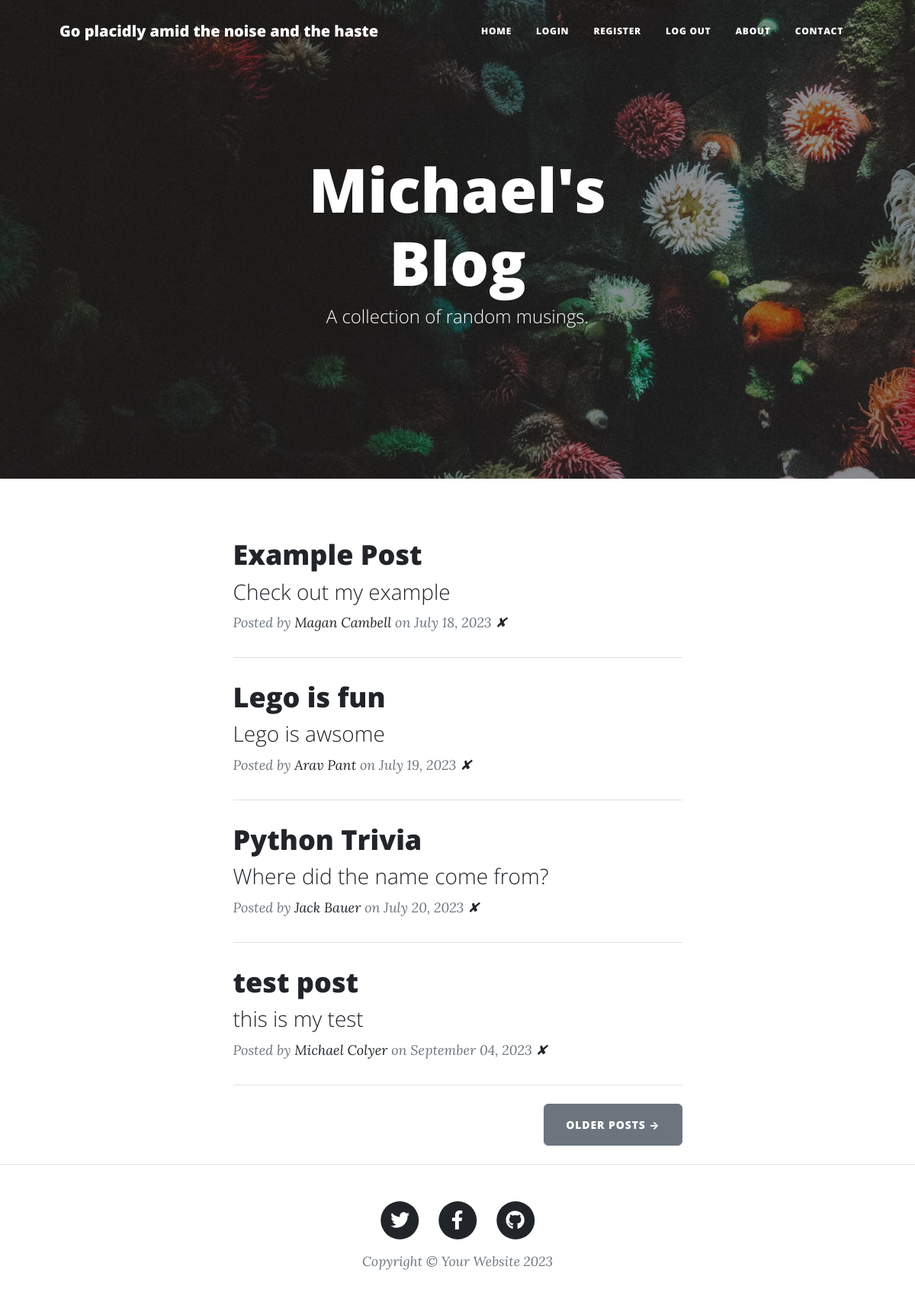
Before: / with the older database file.
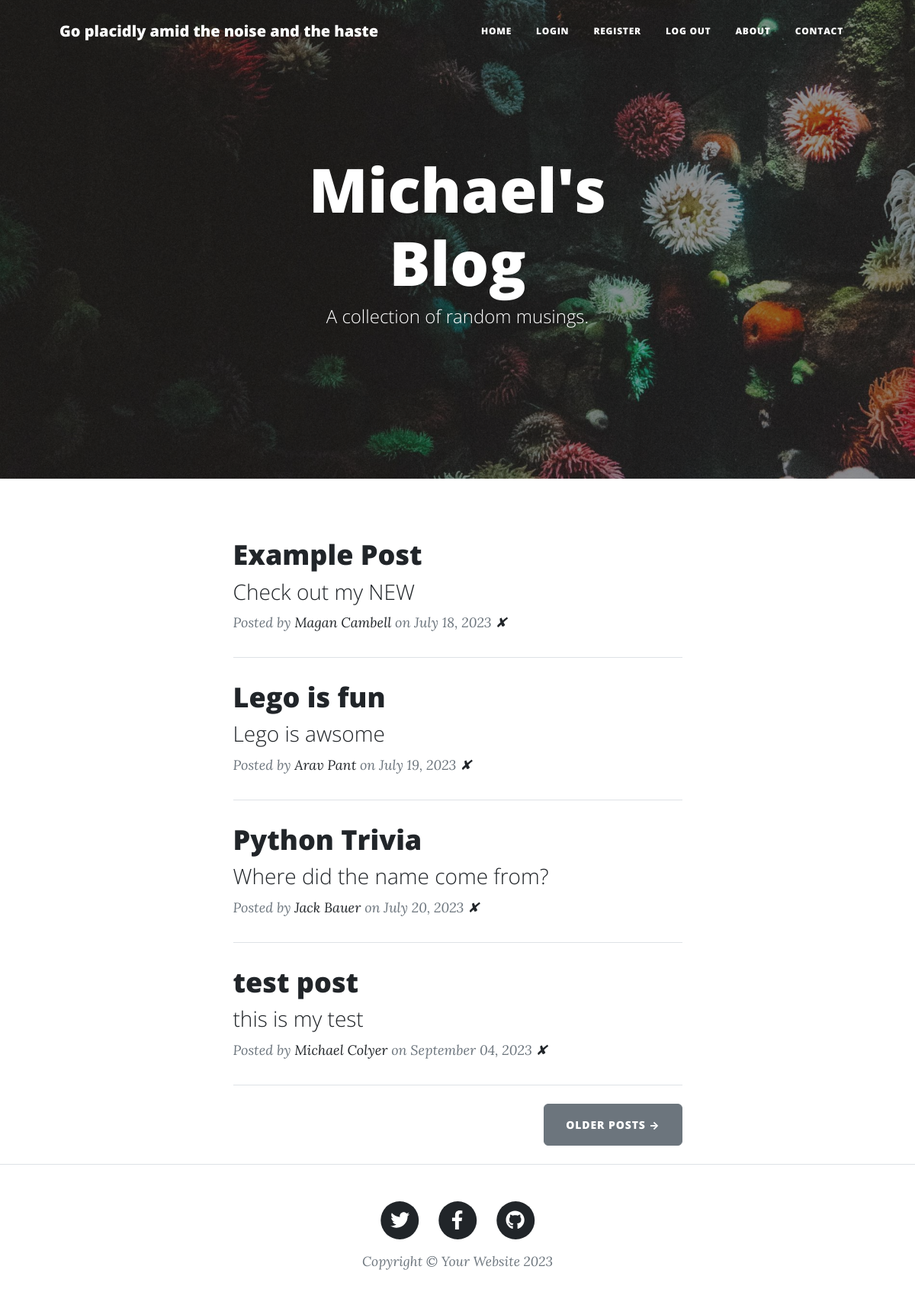
After: the same page with the newer database file.
### main.py (models this page shows)
class BlogPost(db.Model):
    __tablename__ = "blog_posts"
    id = db.Column(db.Integer, primary_key=True)
    title = db.Column(db.String(250), unique=True, nullable=False)
    date = db.Column(db.String(250), nullable=False)
    body = db.Column(db.Text, nullable=False)
    author = db.Column(db.String(250), nullable=False)
    img_url = db.Column(db.String(250), nullable=False)
    subtitle = db.Column(db.String(250), nullable=False)
    user_id = db.Column(db.Integer, db.ForeignKey("user.id"))
    post_author = db.relationship("User", back_populates="user_posts")
    post_comments = db.relationship("Comment", back_populates="blog_comments")

### main.py (the view)
@app.route('/')
def home():
    posts = BlogPost.query.all()
    return render_template('index.html', posts=posts)

### templates/index.html (shortened to what this page needs)
{% include "header.html" %}
<header
  class="masthead"
  style="background-image: url('../static/assets/img/home-bg.jpg')"
>
  <div class="container position-relative px-4 px-lg-5">
    <div class="row gx-4 gx-lg-5 justify-content-center">
      <div class="col-md-10 col-lg-8 col-xl-7">
        <div class="site-heading">
          <h1>Michael's Blog</h1>
          <span class="subheading">A collection of random musings.</span>
        </div>
      </div>
    </div>
  </div>
</header>
<div class="container px-4 px-lg-5">
  <div class="row gx-4 gx-lg-5 justify-content-center">
    <div class="col-md-10 col-lg-8 col-xl-7">
      {% for post in posts %}
      <div class="post-preview">
        <a href="{{ url_for('show_post', post_id=post.id) }}">
          <h2 class="post-title">{{ post.title }}</h2>
          <h3 class="post-subtitle">{{ post.subtitle }}</h3>
        </a>
        <p class="post-meta">
          Posted by
          <a href="#">{{post.author}}</a>
          on {{post.date}}
          <a href="{{url_for('delete_post', post_id=post.id) }}">✘</a>
        </p>
      </div>
      <hr class="my-4" />
      {% endfor %}
      <div class="d-flex justify-content-end mb-4">
        <a class="btn btn-secondary text-uppercase" href="#!">Older Posts →</a>
      </div>
    </div>
  </div>
</div>
{% include "footer.html" %}

### templates/header.html (shortened to what this page needs)
<!DOCTYPE html>
<html lang="en">
  <head>
    {% block styles %}
    {{ bootstrap.load_css() }}
    <link
      href="{{ url_for('static', filename='css/styles.css') }}"
      rel="stylesheet"
    />
    {% endblock %}
  </head>
  <body>
    <nav class="navbar navbar-expand-lg navbar-light" id="mainNav">
      <div class="container px-4 px-lg-5">
        <a class="navbar-brand" href="/">Go placidly amid the noise and the haste</a>
        <div class="collapse navbar-collapse" id="navbarResponsive">
          <ul class="navbar-nav ms-auto py-4 py-lg-0">
            <li class="nav-item">
              <a
                class="nav-link px-lg-3 py-3 py-lg-4"
                href="{{ url_for('get_all_posts') }}"
                >Home</a
              >
            </li>
            {% if not current_user.is_authenticated %}
              <li class="nav-item">
                <a
                  class="nav-link px-lg-3 py-3 py-lg-4"
                  href="{{ url_for('login') }}"
                  >Login</a
                >
              </li>
            {% endif %}
            <li class="nav-item">
              <a
                class="nav-link px-lg-3 py-3 py-lg-4"
                href="{{ url_for('register') }}"
                >Register</a
              >
            </li>
            <li class="nav-item">
              <a
                class="nav-link px-lg-3 py-3 py-lg-4"
                href="{{ url_for('logout') }}"
                >Log Out</a
              >
            </li>
            <li class="nav-item">
              <a
                class="nav-link px-lg-3 py-3 py-lg-4"
                href="{{ url_for('about') }}"
                >About</a
              >
            </li>
            <li class="nav-item">
              <a
                class="nav-link px-lg-3 py-3 py-lg-4"
                href="{{ url_for('contact') }}"
                >Contact</a
              >
            </li>
          </ul>
        </div>
      </div>
    </nav>
  </body>
</html>

### templates/footer.html (shortened to what this page needs)
        <footer class="border-top">
          <div class="container px-4 px-lg-5">
              <div class="row gx-4 gx-lg-5 justify-content-center">
                  <div class="col-md-10 col-lg-8 col-xl-7">
                      <ul class="list-inline text-center">
                          <li class="list-inline-item">
                              <a href="#!">
                                  <span class="fa-stack fa-lg">
                                      <i class="fas fa-circle fa-stack-2x"></i>
                                      <i class="fab fa-twitter fa-stack-1x fa-inverse"></i>
                                  </span>
                              </a>
                          </li>
                          <li class="list-inline-item">
                              <a href="#!">
                                  <span class="fa-stack fa-lg">
                                      <i class="fas fa-circle fa-stack-2x"></i>
                                      <i class="fab fa-facebook-f fa-stack-1x fa-inverse"></i>
                                  </span>
                              </a>
                          </li>
                          <li class="list-inline-item">
                              <a href="#!">
                                  <span class="fa-stack fa-lg">
                                      <i class="fas fa-circle fa-stack-2x"></i>
                                      <i class="fab fa-github fa-stack-1x fa-inverse"></i>
                                  </span>
                              </a>
                          </li>
                      </ul>
                      <div class="small text-center text-muted fst-italic">Copyright &copy; Your Website 2023</div>
                  </div>
              </div>
          </div>
      </footer>
  </body>
</html>

Changed rows visible on the page:
changed BlogPost "Example Post": subtitle "Check out my example" → "Check out my NEW"
